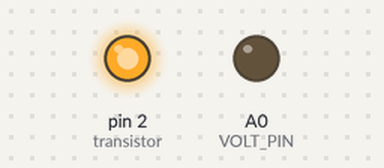
Bench run of a sketch on a simulated Arduino Uno, built with avr-gcc and run on an emulated ATmega328P. On the bench: output pins drawn as LEDs (lit = HIGH).

Above: at 1.0 s.
At 3.0 s:
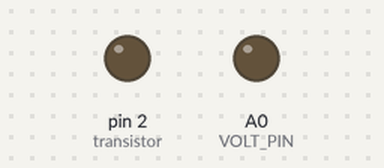
Timing chart, 0 to 5.2 s (numbered marks = the images above):
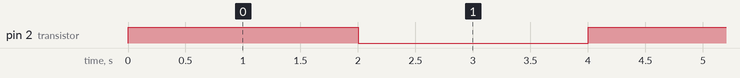

Measured:
- by itself, pin 2 (transistor): alternates HIGH for 2.0 s and LOW for 2.0 s

The sketch:

Transistor_Test.ino
```cpp
/*arduino:avr:uno
  Dave Skura, 2022

	interesting
	https://www.youtube.com/watch?v=8ZEQEV-Stkc

	transistor pinout
	https://components101.com/transistors/bc547-transistor-pinout-datasheet

	start with this
	https://create.arduino.cc/projecthub/SBR/switching-using-transistor-c9114a

	connect 9v battery as follows:
	(+) lead replaces the 5v lead from the arduino.  Still uses resistor to Collector (C)
	Nothing changes to the base
	(-) lead connects to Emmitter, which is arduino GND

*/

#define VOLT_PIN A0
const int transistor = 2;

void setup()
{
  pinMode (transistor, OUTPUT);
	digitalWrite(transistor,LOW);
  analogWrite(VOLT_PIN,0);
}

void loop()
{
	digitalWrite(transistor,HIGH);
  delay(2000);
	digitalWrite(transistor,LOW);
  delay(2000);

}
```
